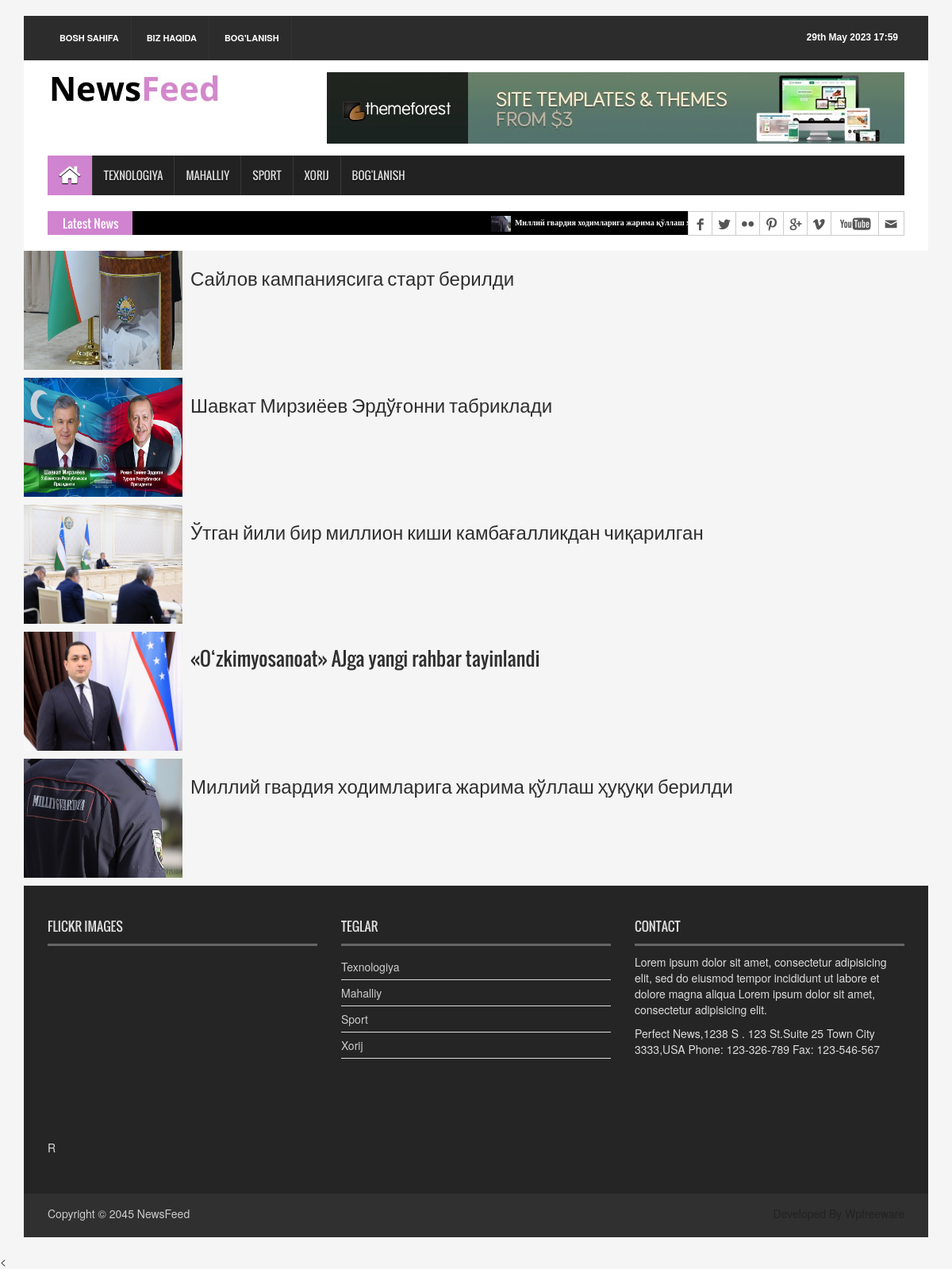
Screenshot of /mahalliy-news/ with the database file from the repository.
### news_app/models.py (models this page shows, shortened)
class News(models.Model):
    class Status(models.TextChoices):
        Draft = 'DF', 'Draft'
        Published = 'PB', 'Published'
    title = models.CharField(max_length=250)
    slug = models.SlugField(max_length=250)
    body = models.TextField()
    image = models.ImageField(upload_to='news/image')
    category = models.ForeignKey(Category, on_delete=models.CASCADE)
    publish_time = models.DateTimeField(default=timezone.now)
    created_time = models.DateTimeField(auto_now_add=True)
    updated_time = models.DateTimeField(auto_now=True)
    status = models.CharField(max_length=2, choices=Status.choices, default=Status.Draft)
    objects = models.Manager()
    published = PublishedManager()
    class Meta:
        ordering = ["-publish_time"]
    def get_absolute_url(self):
        return reverse("news_detail_page", args=[self.slug])

### news_app/views.py (the view)
# urls.py: path('mahalliy-news/', MahalliyNewsVeiw.as_view(), name = 'mahalliy_news'),
class MahalliyNewsVeiw(ListView):
    model = News
    template_name = 'news/mahalliy.html'
    context_object_name = 'mahalliy_yangiliklar'
    def get_queryset(self):
        news = self.model.published.all().filter(category__name = 'Mahalliy')
        return news

### news_app/context_processor.py (called while the page is built)
def latest_news(request):
    latest_news = News.published.all().order_by("publish_time")[:10]
    categories = Category.objects.all()
    context = {
        'latest_news':latest_news,
        'categories':categories,
    }
    return context

### news_app/models.py (called while the page is built)
    def get_queryset(self):
        return super().get_queryset().filter(status=News.Status.Published)

### templates/news/mahalliy.html (shortened to what this page needs)
{%extends 'news/base.html'%}
{% load static %}
{%block content%}
        {%for news in mahalliy_yangiliklar%}
             <ul class="spost_nav" >
                  <li>
                    <div class="media wow fadeInDown"> <a href="{{news.get_absolute_url}}" class="media-left"> <img alt="" src='{{news.image.url}}' style="width:200px; height:150px;"> </a>
                      <div class="media-body"> <a href="{{news.get_absolute_url}}" class="catg_title"> <h3>{{ news.title}}</h3></a> </div>
                    </div>
                  </li>
                </ul>
        {%endfor%}
{%endblock content%}

### templates/news/base.html (shortened to what this page needs)
{% load static %}
<html>
<head>
<link rel="stylesheet" type="text/css" href='{%static "css/bootstrap.min.css"%}'>
<link rel="stylesheet" type="text/css" href='{%static "css/font-awesome.min.css"%}'>
<link rel="stylesheet" type="text/css" href='{%static "css/animate.css"%}'>
<link rel="stylesheet" type="text/css" href='{%static "css/font.css"%}'>
<link rel="stylesheet" type="text/css" href='{%static "css/li-scroller.css"%}'>
<link rel="stylesheet" type="text/css" href='{%static "css/slick.css"%}'>
<link rel="stylesheet" type="text/css" href='{%static "css/jquery.fancybox.css"%}'>
<link rel="stylesheet" type="text/css" href='{%static "css/theme.css"%}'>
<link rel="stylesheet" type="text/css" href='{%static "css/style.css"%}'>
</head>
<body>
<div class="container">
  <header id="header">
    <div class="row">
      <div class="col-lg-12 col-md-12 col-sm-12">
        <div class="header_top">
          <div class="header_top_left">
            <ul class="top_nav">
              <li><a href='{%  url "home_page"  %}'>Bosh sahifa</a></li>
              <li><a href="#">Biz haqida</a></li>
              <li><a href='{%  url "contact_page" %}'>Bog'lanish</a></li>
            </ul>
          </div>
          <div class="header_top_right">
            <p>{%  now 'jS F Y H:i' %}</p>
          </div>
        </div>
      </div>
      <div class="col-lg-12 col-md-12 col-sm-12">
        <div class="header_bottom">
          <div class="logo_area"><a href='{%  url "home_page"  %}' class="logo"><img src='{%  static "images/logo.jpg"  %}' alt=""></a></div>
          <div class="add_banner"><a href="#"><img src="{% static 'images/addbanner_728x90_V1.jpg' %}" alt=""></a></div>
        </div>
      </div>
    </div>
  </header>
  <section id="navArea">
    <nav class="navbar navbar-inverse" role="navigation">
      <div id="navbar" class="navbar-collapse collapse">
        <ul class="nav navbar-nav main_nav">
          <li class="active"><a href='{%  url "home_page"  %}'><span class="fa fa-home desktop-home"></span><span class="mobile-show">Home</span></a></li>
          <li><a href="{%  url 'texno_news'%}">Texnologiya</a></li>
          <li><a href="{%  url 'mahalliy_news' %}">Mahalliy</a></li>
          <li><a href="{%  url 'sport_news' %}">Sport</a></li>
          <li><a href="{%  url 'xorij_news'  %}">Xorij</a></li>
          <li><a href='{%  url "contact_page" %}'>Bog'lanish</a></li>
        </ul>
      </div>
    </nav>
  </section>
  <section id="newsSection">
    <div class="row">
      <div class="col-lg-12 col-md-12">
        <div class="latest_newsarea"> <span>Latest News</span>
          <ul id="ticker01" class="news_sticker">
           {% for news in latest_news  %}
            <li><a href="#"><img src="{{news.image.url}}" alt="Bu yerda rasm">{{  news.title  }}</a></li>
            {%  endfor  %}
          </ul>
          <div class="social_area">
            <ul class="social_nav">
              <li class="facebook"><a href="#"></a></li>
              <li class="twitter"><a href="#"></a></li>
              <li class="flickr"><a href="#"></a></li>
              <li class="pinterest"><a href="#"></a></li>
              <li class="googleplus"><a href="#"></a></li>
              <li class="vimeo"><a href="#"></a></li>
              <li class="youtube"><a href="#"></a></li>
              <li class="mail"><a href="#"></a></li>
            </ul>
          </div>
        </div>
      </div>
    </div>
  </section>
  {%  block content  %}
  {%  endblock content  %}
   <footer id="footer">
    <div class="footer_top">
      <div class="row">
        <div class="col-lg-4 col-md-4 col-sm-4">
          <div class="footer_widget wow fadeInLeftBig">
            <h2>Flickr Images</h2>
          </div>R
        </div>
        <div class="col-lg-4 col-md-4 col-sm-4">
          <div class="footer_widget wow fadeInDown">
            <h2>TEGLAR</h2>
            <ul class="tag_nav">
              <li><a href="{%  url 'texno_news'%}">Texnologiya</a></li>
          <li><a href="{%  url 'mahalliy_news' %}">Mahalliy</a></li>
          <li><a href="{%  url 'sport_news' %}">Sport</a></li>
          <li><a href="{%  url 'xorij_news'  %}">Xorij</a></li>
            </ul>
          </div>
        </div>
        <div class="col-lg-4 col-md-4 col-sm-4">
          <div class="footer_widget wow fadeInRightBig">
            <h2>Contact</h2>
            <p>Lorem ipsum dolor sit amet, consectetur adipisicing elit, sed do eiusmod tempor incididunt ut labore et dolore magna aliqua Lorem ipsum dolor sit amet, consectetur adipisicing elit.</p>
            <address>
            Perfect News,1238 S . 123 St.Suite 25 Town City 3333,USA Phone: 123-326-789 Fax: 123-546-567
            </address>
          </div>
        </div>
      </div>
    </div>
    <div class="footer_bottom">
      <p class="copyright">Copyright &copy; 2045 <a href='{%  static "news/home.html"  %}'>NewsFeed</a></p>
      <p class="developer">Developed By Wpfreeware</p>
    </div>
  </footer>
</div>
<</body>

### static/css/li-scroller.css (style rules this page uses)
ul.newsticker { position:relative; left:750px; font:bold 10px Verdana; list-style-type:none; margin:0; padding:0 }
ul.newsticker li { float:left; margin:0; padding:0 }
ul.newsticker a { white-space:nowrap; padding:0; color:#fff; margin:0 50px 0 0 }
ul.newsticker a > img { height:20px; margin-right:5px; width:25px }

### static/css/theme.css (style rules this page uses)
.navbar-inverse .navbar-nav > .active > a, .navbar-inverse .navbar-nav > .active > a:hover, .navbar-inverse .navbar-nav > .active > a:focus { background-color:#d083cf }
.latest_newsarea span { background:none repeat scroll 0 0 #d083cf }

### rows the page displays
News: image (picture), title "Миллий гвардия ходимларига жарима қўллаш ҳуқуқи берилди"
News: image (picture), title "Сайлов кампаниясига старт берилди"
News: image (picture), title "Шавкат Мирзиёев Эрдўғонни табриклади"
News: image (picture), title "Ўтган йили бир миллион киши камбағалликдан чиқарилган"
News: image (picture), title "«O‘zkimyosanoat» AJga yangi rahbar tayinlandi"
